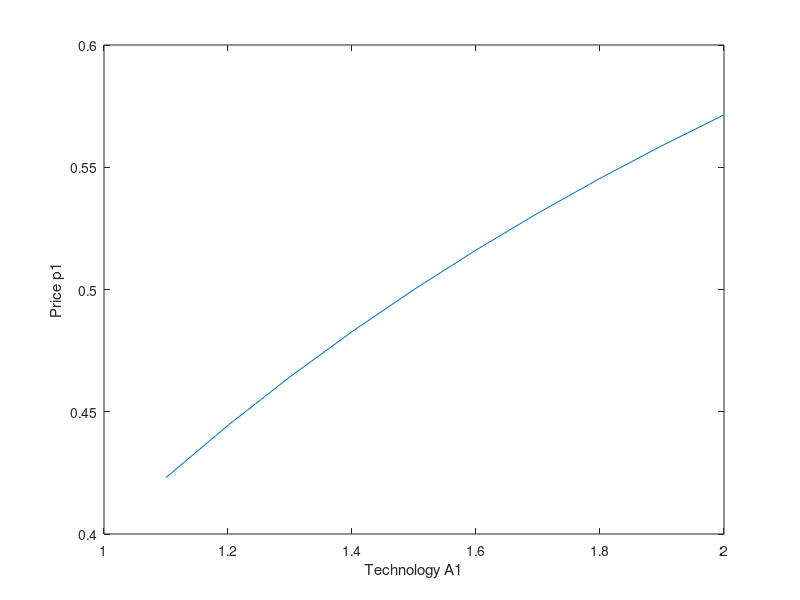

MATLAB code to generate this figure:
clearvars;
% shared parameters 
alpha = .3;
% preferences parameters
beta = 1.1; %consumers like goods 2 better
% different values of A1 
for i = 1:10
    kbar(i) = [ 1 ];
    lbar(i) = [ 1 ];
    relativebar(i) = [ kbar(i)/lbar(i) ];
    A1(i) = [1+i/10];
    A2(i) = [1.5];
    relativeA(i) = [ A1(i)/A2(i) ];
    P1(i) = [ A1(i)/(A1(i) + A2(i))];
    P2(i) = [ 1 - P1(i) ];
    relativeP(i) = [ P2(i)/P1(i) ];
    L1(i) = [ lbar(i)*(1/(1+beta)) ];
    L2(i) = [ lbar(i)*(beta/(1+beta)) ];
    K1(i) = [ kbar(i)*(1/(1+beta)) ];
    K2(i) = [ kbar(i)*(beta/(1+beta)) ];
    R(i) = [ (alpha*A1(i)*P1(i))/((kbar(i)/lbar(i))^(1-alpha)) ];
    W(i) = [ ((1-alpha)*A1(i)*P1(i))/((kbar(i)/lbar(i))^(-alpha)) ];
end


%{
 plot(kbar, R)
xlabel('Initial Inputs Kbar')
ylabel('Input Price r') 
%}

plot(A1, P1)
xlabel('Technology A1')
ylabel('Price p1')